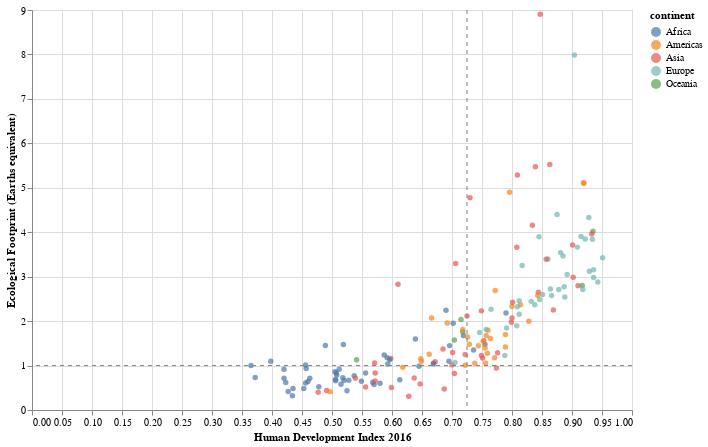

The notebook cell saved with this chart:
### Markdown cell above
## 3.3 Ecological Footprint vs Human Development Index

### Code cell
# Draw interactive scatterplot of EF vs HDI using Altair library

base = alt.Chart(df_ef2016)

# Draw circles
circle = base.mark_circle(clip=True).encode(
    x=alt.X('HDI', title='Human Development Index 2016'),
    y=alt.Y('Earths', title='Ecological Footprint (Earths equivalent)'),
    color='continent',
    tooltip=['country',
             alt.Tooltip('HDI:Q', format='.2f'),
             alt.Tooltip('Earths:Q', format='.2f'),
             alt.Tooltip('population:Q', format=',')]
).properties(
    width=600,
    height=400
).interactive()

# Draw horizontal dashed line
Earth_limit = alt.Chart(pd.DataFrame({'y': [1]})).mark_rule(
    color="#808080",
    strokeDash=[4,4]
).encode(
    y='y')

# Draw vertical dashed line
HDI_median = base.mark_rule(
    color="#808080",
    strokeDash=[4,4]
).encode(
    x='median(HDI)'
)

circle + Earth_limit + HDI_median

### Figure 1 — Vega-Lite specification as saved in the notebook (floating-point values rounded to 4 significant figures; data arrays with more than 128 entries replaced by an {"elided": "..."} marker saying what was removed)
{"config": {"view": {"continuousWidth": 400, "continuousHeight": 300}}, "layer": [{"data": {"name": "data-6d4fcbd62b0fe04dd763dfbeec54ae7b"}, "mark": {"type": "circle", "clip": true}, "encoding": {"color": {"type": "nominal", "field": "continent"}, "tooltip": [{"type": "nominal", "field": "country"}, {"type": "quantitative", "field": "HDI", "format": ".2f"}, {"type": "quantitative", "field": "Earths", "format": ".2f"}, {"type": "quantitative", "field": "population", "format": ","}], "x": {"type": "quantitative", "field": "HDI", "title": "Human Development Index 2016"}, "y": {"type": "quantitative", "field": "Earths", "title": "Ecological Footprint (Earths equivalent)"}}, "height": 400, "selection": {"selector001": {"type": "interval", "bind": "scales", "encodings": ["x", "y"]}}, "width": 600}, {"data": {"name": "data-d764767e7dd3b10b2c76c1355ce10ef3"}, "mark": {"type": "rule", "color": "#808080", "strokeDash": [4, 4]}, "encoding": {"y": {"type": "quantitative", "field": "y"}}}, {"data": {"name": "data-6d4fcbd62b0fe04dd763dfbeec54ae7b"}, "mark": {"type": "rule", "color": "#808080", "strokeDash": [4, 4]}, "encoding": {"x": {"type": "quantitative", "aggregate": "median", "field": "HDI"}}}], "$schema": "https://vega.github.io/schema/vega-lite/v4.8.1.json", "datasets": {"data-6d4fcbd62b0fe04dd763dfbeec54ae7b": {"elided": "188 records"}, "data-d764767e7dd3b10b2c76c1355ce10ef3": [{"y": 1}]}}
